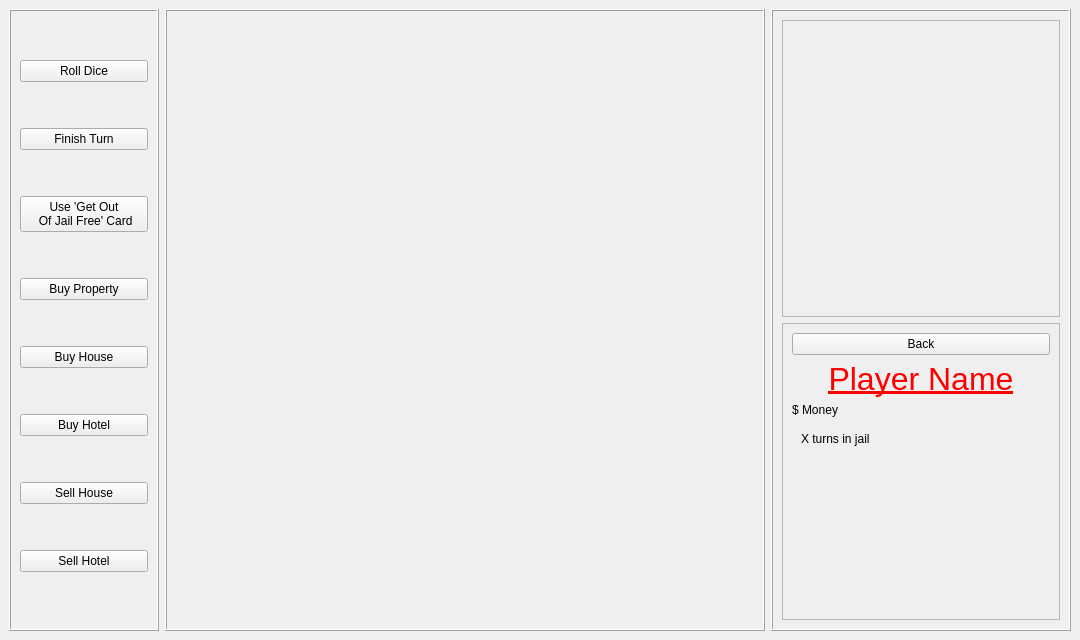
<?xml version="1.0" encoding="UTF-8"?>
<ui version="4.0">
 <class>view::GameWindow</class>
 <widget class="QMainWindow" name="view::GameWindow">
  <property name="geometry">
   <rect>
    <x>0</x>
    <y>0</y>
    <width>1080</width>
    <height>640</height>
   </rect>
  </property>
  <property name="windowTitle">
   <string>MainWindow</string>
  </property>
  <widget class="QWidget" name="centralwidget">
   <layout class="QHBoxLayout" name="horizontalLayout">
    <item>
     <widget class="QFrame" name="frmActions">
      <property name="minimumSize">
       <size>
        <width>150</width>
        <height>600</height>
       </size>
      </property>
      <property name="maximumSize">
       <size>
        <width>200</width>
        <height>16777215</height>
       </size>
      </property>
      <property name="frameShape">
       <enum>QFrame::Shape::Box</enum>
      </property>
      <property name="frameShadow">
       <enum>QFrame::Shadow::Raised</enum>
      </property>
      <layout class="QVBoxLayout" name="verticalLayout">
       <item>
        <widget class="QPushButton" name="btnRollDice">
         <property name="cursor">
          <cursorShape>PointingHandCursor</cursorShape>
         </property>
         <property name="text">
          <string>Roll Dice</string>
         </property>
        </widget>
       </item>
       <item>
        <widget class="QPushButton" name="btnFinishTurn">
         <property name="cursor">
          <cursorShape>PointingHandCursor</cursorShape>
         </property>
         <property name="text">
          <string>Finish Turn</string>
         </property>
        </widget>
       </item>
       <item>
        <widget class="QPushButton" name="btnUseJailCard">
         <property name="sizePolicy">
          <sizepolicy hsizetype="Minimum" vsizetype="Fixed">
           <horstretch>0</horstretch>
           <verstretch>0</verstretch>
          </sizepolicy>
         </property>
         <property name="cursor">
          <cursorShape>PointingHandCursor</cursorShape>
         </property>
         <property name="text">
          <string>Use 'Get Out 
 Of Jail Free' Card</string>
         </property>
        </widget>
       </item>
       <item>
        <widget class="QPushButton" name="btnBuyProperty">
         <property name="cursor">
          <cursorShape>PointingHandCursor</cursorShape>
         </property>
         <property name="text">
          <string>Buy Property</string>
         </property>
        </widget>
       </item>
       <item>
        <widget class="QPushButton" name="btnBuyHouse">
         <property name="cursor">
          <cursorShape>PointingHandCursor</cursorShape>
         </property>
         <property name="text">
          <string>Buy House</string>
         </property>
        </widget>
       </item>
       <item>
        <widget class="QPushButton" name="btnBuyHotel">
         <property name="cursor">
          <cursorShape>PointingHandCursor</cursorShape>
         </property>
         <property name="text">
          <string>Buy Hotel</string>
         </property>
        </widget>
       </item>
       <item>
        <widget class="QPushButton" name="btnSellHouse">
         <property name="cursor">
          <cursorShape>PointingHandCursor</cursorShape>
         </property>
         <property name="text">
          <string>Sell House</string>
         </property>
        </widget>
       </item>
       <item>
        <widget class="QPushButton" name="btnSellHotel">
         <property name="cursor">
          <cursorShape>PointingHandCursor</cursorShape>
         </property>
         <property name="text">
          <string>Sell Hotel</string>
         </property>
        </widget>
       </item>
      </layout>
     </widget>
    </item>
    <item>
     <widget class="QFrame" name="frmBoard">
      <property name="minimumSize">
       <size>
        <width>600</width>
        <height>600</height>
       </size>
      </property>
      <property name="frameShape">
       <enum>QFrame::Shape::Box</enum>
      </property>
      <property name="frameShadow">
       <enum>QFrame::Shadow::Raised</enum>
      </property>
      <widget class="QLabel" name="imgDie1">
       <property name="geometry">
        <rect>
         <x>150</x>
         <y>170</y>
         <width>100</width>
         <height>100</height>
        </rect>
       </property>
       <property name="minimumSize">
        <size>
         <width>100</width>
         <height>100</height>
        </size>
       </property>
       <property name="text">
        <string/>
       </property>
       <property name="pixmap">
        <pixmap>../assets/images/dieBase.png</pixmap>
       </property>
      </widget>
      <widget class="QLabel" name="imgDie2">
       <property name="geometry">
        <rect>
         <x>300</x>
         <y>300</y>
         <width>100</width>
         <height>100</height>
        </rect>
       </property>
       <property name="minimumSize">
        <size>
         <width>100</width>
         <height>100</height>
        </size>
       </property>
       <property name="text">
        <string/>
       </property>
       <property name="pixmap">
        <pixmap>../assets/images/dieBase.png</pixmap>
       </property>
      </widget>
     </widget>
    </item>
    <item>
     <widget class="QFrame" name="frmPlayers">
      <property name="minimumSize">
       <size>
        <width>300</width>
        <height>0</height>
       </size>
      </property>
      <property name="maximumSize">
       <size>
        <width>300</width>
        <height>16777215</height>
       </size>
      </property>
      <property name="frameShape">
       <enum>QFrame::Shape::Box</enum>
      </property>
      <property name="frameShadow">
       <enum>QFrame::Shadow::Raised</enum>
      </property>
      <layout class="QVBoxLayout" name="verticalLayout_2">
       <item>
        <widget class="QScrollArea" name="sclPlayers">
         <property name="sizePolicy">
          <sizepolicy hsizetype="Expanding" vsizetype="Expanding">
           <horstretch>0</horstretch>
           <verstretch>0</verstretch>
          </sizepolicy>
         </property>
         <property name="widgetResizable">
          <bool>true</bool>
         </property>
         <widget class="QWidget" name="lstPlayers">
          <property name="geometry">
           <rect>
            <x>0</x>
            <y>0</y>
            <width>276</width>
            <height>295</height>
           </rect>
          </property>
          <property name="sizePolicy">
           <sizepolicy hsizetype="Minimum" vsizetype="Preferred">
            <horstretch>0</horstretch>
            <verstretch>0</verstretch>
           </sizepolicy>
          </property>
          <layout class="QVBoxLayout" name="verticalLayout_4">
           <property name="spacing">
            <number>0</number>
           </property>
           <property name="leftMargin">
            <number>0</number>
           </property>
           <property name="topMargin">
            <number>0</number>
           </property>
           <property name="rightMargin">
            <number>0</number>
           </property>
           <property name="bottomMargin">
            <number>0</number>
           </property>
           <item>
            <spacer name="verticalSpacer">
             <property name="orientation">
              <enum>Qt::Orientation::Vertical</enum>
             </property>
             <property name="sizeHint" stdset="0">
              <size>
               <width>20</width>
               <height>40</height>
              </size>
             </property>
            </spacer>
           </item>
          </layout>
         </widget>
        </widget>
       </item>
       <item>
        <widget class="QScrollArea" name="sclPlayer">
         <property name="widgetResizable">
          <bool>true</bool>
         </property>
         <widget class="QWidget" name="wgtPlayer">
          <property name="geometry">
           <rect>
            <x>0</x>
            <y>0</y>
            <width>276</width>
            <height>295</height>
           </rect>
          </property>
          <layout class="QVBoxLayout" name="verticalLayout_5">
           <item>
            <widget class="QPushButton" name="btnPlayerBack">
             <property name="cursor">
              <cursorShape>PointingHandCursor</cursorShape>
             </property>
             <property name="text">
              <string>Back</string>
             </property>
            </widget>
           </item>
           <item>
            <widget class="QLabel" name="lblPlayerName">
             <property name="sizePolicy">
              <sizepolicy hsizetype="Preferred" vsizetype="Maximum">
               <horstretch>0</horstretch>
               <verstretch>0</verstretch>
              </sizepolicy>
             </property>
             <property name="font">
              <font>
               <pointsize>24</pointsize>
               <bold>false</bold>
               <underline>true</underline>
              </font>
             </property>
             <property name="styleSheet">
              <string notr="true">color: red</string>
             </property>
             <property name="text">
              <string>Player Name</string>
             </property>
             <property name="alignment">
              <set>Qt::AlignmentFlag::AlignCenter</set>
             </property>
            </widget>
           </item>
           <item>
            <widget class="QLabel" name="lblPlayerMoney">
             <property name="sizePolicy">
              <sizepolicy hsizetype="Preferred" vsizetype="Maximum">
               <horstretch>0</horstretch>
               <verstretch>0</verstretch>
              </sizepolicy>
             </property>
             <property name="text">
              <string>$ Money</string>
             </property>
            </widget>
           </item>
           <item>
            <widget class="QWidget" name="wgtInJail" native="true">
             <property name="sizePolicy">
              <sizepolicy hsizetype="Preferred" vsizetype="Maximum">
               <horstretch>0</horstretch>
               <verstretch>0</verstretch>
              </sizepolicy>
             </property>
             <layout class="QHBoxLayout" name="horizontalLayout_4">
              <item>
               <widget class="QLabel" name="lblJailTurns">
                <property name="text">
                 <string>X turns in jail</string>
                </property>
               </widget>
              </item>
              <item>
               <widget class="QLabel" name="imgJail">
                <property name="maximumSize">
                 <size>
                  <width>64</width>
                  <height>64</height>
                 </size>
                </property>
                <property name="text">
                 <string/>
                </property>
                <property name="pixmap">
                 <pixmap>../assets/images/jail-icon.png</pixmap>
                </property>
               </widget>
              </item>
             </layout>
            </widget>
           </item>
           <item>
            <widget class="QWidget" name="wgtPlayerProps" native="true">
             <property name="sizePolicy">
              <sizepolicy hsizetype="Preferred" vsizetype="Expanding">
               <horstretch>0</horstretch>
               <verstretch>0</verstretch>
              </sizepolicy>
             </property>
             <layout class="QGridLayout" name="gridLayout"/>
            </widget>
           </item>
           <item>
            <widget class="QWidget" name="wgtPlayerJailFreeCards" native="true">
             <property name="sizePolicy">
              <sizepolicy hsizetype="Preferred" vsizetype="Maximum">
               <horstretch>0</horstretch>
               <verstretch>0</verstretch>
              </sizepolicy>
             </property>
             <layout class="QHBoxLayout" name="horizontalLayout_3"/>
            </widget>
           </item>
          </layout>
         </widget>
        </widget>
       </item>
      </layout>
     </widget>
    </item>
   </layout>
  </widget>
 </widget>
 <resources/>
 <connections/>
</ui>
